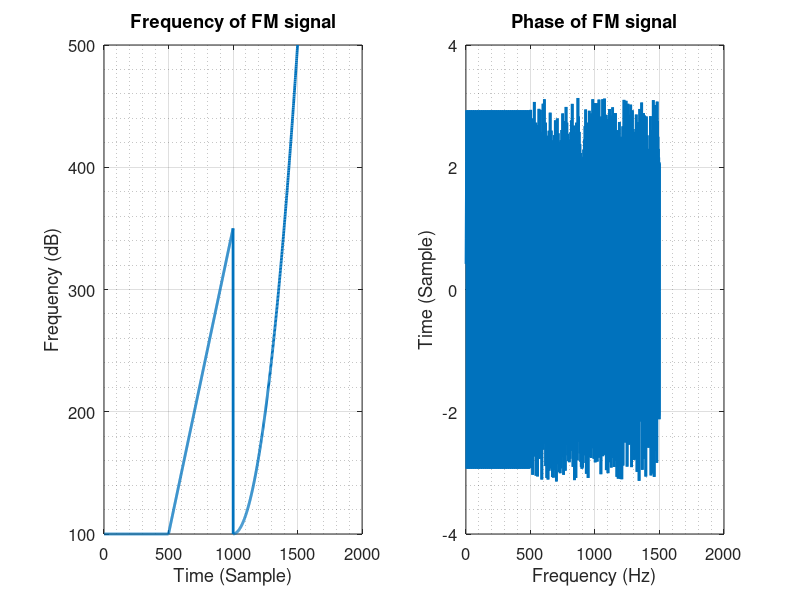
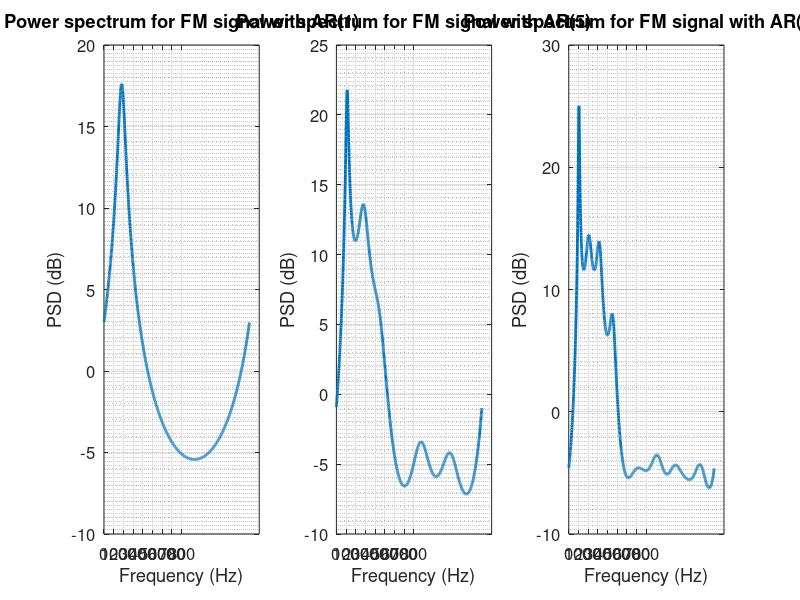
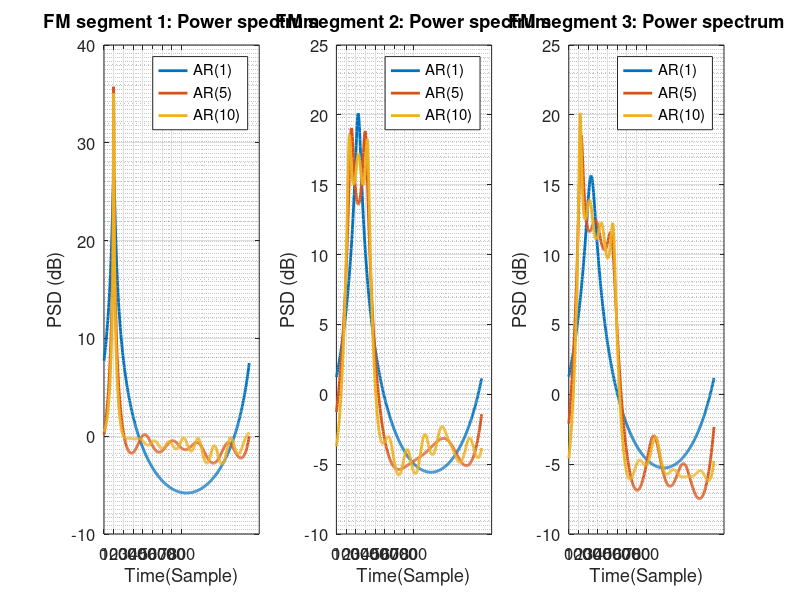

Reproduce these figures in MATLAB, in order.
%% Task 3.2.a The power spectrum for frequency modulated (FM) signal
% Author: Junyu Yan
%--------------------------------------------------------------------------

clc;clear;close all;
%% Initialization
% The number of samples
nSample = 1500;
% The sampling frequency
fs = 1500;
% The time 
t = (0:nSample-1)/fs;
% Noise power
varNoise = 0.05;
% Order
orderAR = [1,5,10];
% The circular complex valued white noise
noise = sqrt(varNoise/2)*(randn(1,nSample)+1i*randn(1,nSample));
% Function to determine the frequency of FM signal
funFreq = @(n)(((1<=n)&(n<=500)).*100+((501<=n)&(n<=1000)).*(100+(n-500)/2)+((1001<=n)&(n<=1500)).*(100+((n-1000)/25).^2));
% The frequency
fn = funFreq(1:nSample);
% The phase
phase = cumsum(fn);
% The FM signal
FM_Sig = exp(1i*(2*pi*phase/fs))+noise;

%% Plot frequency and phase of FM signal
% The frequency of FM signal
figure;
subplot(1,2,1);
plot(fn,'LineWidth',2);
grid on;grid minor;
title('Frequency of FM signal');
xlabel('Time (Sample)');
ylabel('Frequency (dB)');
set(gca,'fontsize',12);
% The phase of FM signal
subplot(1,2,2);
plot(angle(exp(1i*(2*pi*phase/fs))),'LineWidth',2);
grid on;grid minor;
title('Phase of FM signal');
xlabel('Frequency (Hz)');
ylabel('Time (Sample)');
set(gca,'fontsize',12);


%% Power spectrum for FM signal
figure;
for iOrder = 1:length(orderAR)
    % Estimate AR coefficient
    a_coeff = aryule(FM_Sig,orderAR(iOrder));
    % Frequency response
    [h_freq,w_freq] = freqz(1,a_coeff,nSample,fs);
    % Power spectrum for FM signal
    psd_FM = abs(h_freq.^2);
    subplot(1,length(orderAR),iOrder);
    plot(w_freq,pow2db(psd_FM),'LineWidth',2);
    grid on; grid minor;
    title(sprintf('Power spectrum for FM signal with AR(%d)',orderAR(iOrder)));
    xlabel('Frequency (Hz)');
    ylabel('PSD (dB)');
    set(gca,'fontsize',12);
    xticks(0:100:800);
end
%% Segemented power spectrum for FM signal
% Segment
Seg = 500;
% Number of segments
nSeg = 3;
figure;
for iOrder = 1:length(orderAR)
    for iSeg = 1:nSeg
        Seg_Sig = FM_Sig((iSeg-1)*Seg+1:iSeg*Seg);
        % Coefficients for segmented signal
        a_coeff = aryule(Seg_Sig,orderAR(iOrder));
        % Frequency response
        [h_freq,w_freq] = freqz(1,a_coeff,nSample/nSeg,fs);
        % Power spectrum for FM signal
        psd_FM = abs(h_freq.^2);
        subplot(1,nSeg,iSeg);
        plot(w_freq,pow2db(psd_FM),'LineWidth',2);
        hold on;
        grid on; grid minor;
        title(sprintf('FM segment %d: Power spectrum',iSeg));
        xlabel('Time(Sample)');
        ylabel('PSD (dB)');
        legend('AR(1)','AR(5)','AR(10)');
        set(gca,'fontsize',12);
        xticks(0:100:800);
    end
end
